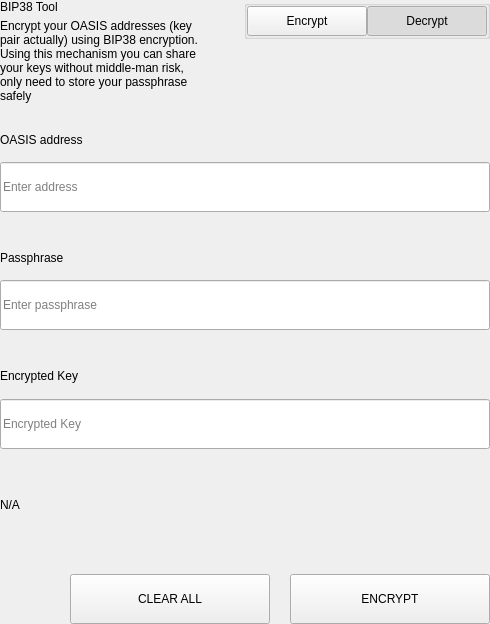
<?xml version="1.0" encoding="UTF-8"?>
<ui version="4.0">
 <class>SettingsBitToolWidget</class>
 <widget class="QWidget" name="SettingsBitToolWidget">
  <property name="geometry">
   <rect>
    <x>0</x>
    <y>0</y>
    <width>490</width>
    <height>624</height>
   </rect>
  </property>
  <property name="windowTitle">
   <string notr="true">N/A</string>
  </property>
  <layout class="QVBoxLayout" name="verticalLayout">
   <property name="spacing">
    <number>0</number>
   </property>
   <property name="leftMargin">
    <number>0</number>
   </property>
   <property name="topMargin">
    <number>0</number>
   </property>
   <property name="rightMargin">
    <number>0</number>
   </property>
   <property name="bottomMargin">
    <number>0</number>
   </property>
   <item>
    <widget class="QWidget" name="left" native="true">
     <layout class="QVBoxLayout" name="verticalLayout_3">
      <property name="leftMargin">
       <number>0</number>
      </property>
      <property name="topMargin">
       <number>0</number>
      </property>
      <property name="rightMargin">
       <number>0</number>
      </property>
      <property name="bottomMargin">
       <number>0</number>
      </property>
      <item>
       <layout class="QVBoxLayout" name="verticalLayout_2">
        <property name="spacing">
         <number>0</number>
        </property>
        <item>
         <layout class="QHBoxLayout" name="horizontalLayout_3" stretch="3,1">
          <property name="spacing">
           <number>40</number>
          </property>
          <item>
           <layout class="QVBoxLayout" name="verticalLayoutTitle">
            <property name="spacing">
             <number>5</number>
            </property>
            <item>
             <widget class="QLabel" name="labelTitle">
              <property name="text">
               <string>BIP38 Tool</string>
              </property>
             </widget>
            </item>
            <item>
             <widget class="QLabel" name="labelSubtitle1">
              <property name="text">
               <string>Encrypt your OASIS addresses (key pair actually) using BIP38 encryption.
Using this mechanism you can share your keys without middle-man risk, only need to store your passphrase safely</string>
              </property>
              <property name="wordWrap">
               <bool>true</bool>
              </property>
             </widget>
            </item>
           </layout>
          </item>
          <item alignment="Qt::AlignTop">
           <widget class="QGroupBox" name="groupBox">
            <property name="title">
             <string/>
            </property>
            <property name="alignment">
             <set>Qt::AlignLeading|Qt::AlignLeft|Qt::AlignTop</set>
            </property>
            <layout class="QHBoxLayout" name="horizontalLayout_4">
             <property name="spacing">
              <number>0</number>
             </property>
             <property name="leftMargin">
              <number>0</number>
             </property>
             <property name="topMargin">
              <number>0</number>
             </property>
             <property name="rightMargin">
              <number>0</number>
             </property>
             <property name="bottomMargin">
              <number>0</number>
             </property>
             <item>
              <spacer name="horizontalSpacer">
               <property name="orientation">
                <enum>Qt::Horizontal</enum>
               </property>
               <property name="sizeHint" stdset="0">
                <size>
                 <width>40</width>
                 <height>20</height>
                </size>
               </property>
              </spacer>
             </item>
             <item>
              <widget class="QPushButton" name="pushLeft">
               <property name="minimumSize">
                <size>
                 <width>120</width>
                 <height>30</height>
                </size>
               </property>
               <property name="maximumSize">
                <size>
                 <width>120</width>
                 <height>30</height>
                </size>
               </property>
               <property name="focusPolicy">
                <enum>Qt::NoFocus</enum>
               </property>
               <property name="text">
                <string>Encrypt</string>
               </property>
               <property name="checkable">
                <bool>true</bool>
               </property>
               <property name="autoExclusive">
                <bool>true</bool>
               </property>
              </widget>
             </item>
             <item>
              <widget class="QPushButton" name="pushRight">
               <property name="minimumSize">
                <size>
                 <width>120</width>
                 <height>30</height>
                </size>
               </property>
               <property name="maximumSize">
                <size>
                 <width>120</width>
                 <height>30</height>
                </size>
               </property>
               <property name="focusPolicy">
                <enum>Qt::NoFocus</enum>
               </property>
               <property name="text">
                <string>Decrypt</string>
               </property>
               <property name="checkable">
                <bool>true</bool>
               </property>
               <property name="checked">
                <bool>true</bool>
               </property>
               <property name="autoExclusive">
                <bool>true</bool>
               </property>
              </widget>
             </item>
            </layout>
           </widget>
          </item>
         </layout>
        </item>
        <item>
         <widget class="QStackedWidget" name="stackedWidget">
          <property name="currentIndex">
           <number>1</number>
          </property>
          <widget class="QWidget" name="pageDecrypt">
           <layout class="QVBoxLayout" name="verticalLayout_5">
            <property name="spacing">
             <number>0</number>
            </property>
            <property name="leftMargin">
             <number>0</number>
            </property>
            <property name="topMargin">
             <number>0</number>
            </property>
            <property name="rightMargin">
             <number>0</number>
            </property>
            <property name="bottomMargin">
             <number>0</number>
            </property>
            <item>
             <widget class="QWidget" name="widget" native="true">
              <property name="minimumSize">
               <size>
                <width>0</width>
                <height>100</height>
               </size>
              </property>
              <layout class="QVBoxLayout" name="verticalLayout_4">
               <property name="spacing">
                <number>0</number>
               </property>
               <property name="leftMargin">
                <number>0</number>
               </property>
               <property name="topMargin">
                <number>0</number>
               </property>
               <property name="rightMargin">
                <number>0</number>
               </property>
               <property name="bottomMargin">
                <number>0</number>
               </property>
               <item>
                <spacer name="verticalSpacer_2">
                 <property name="orientation">
                  <enum>Qt::Vertical</enum>
                 </property>
                 <property name="sizeType">
                  <enum>QSizePolicy::Fixed</enum>
                 </property>
                 <property name="sizeHint" stdset="0">
                  <size>
                   <width>20</width>
                   <height>20</height>
                  </size>
                 </property>
                </spacer>
               </item>
               <item>
                <layout class="QHBoxLayout" name="horizontalLayout_6" stretch="2">
                 <property name="spacing">
                  <number>0</number>
                 </property>
                 <item>
                  <layout class="QVBoxLayout" name="verticalLayout_7">
                   <property name="spacing">
                    <number>9</number>
                   </property>
                   <item>
                    <widget class="QLabel" name="labelSubtitleKey">
                     <property name="minimumSize">
                      <size>
                       <width>0</width>
                       <height>20</height>
                      </size>
                     </property>
                     <property name="maximumSize">
                      <size>
                       <width>16777215</width>
                       <height>20</height>
                      </size>
                     </property>
                     <property name="text">
                      <string>Encrypted key</string>
                     </property>
                    </widget>
                   </item>
                   <item>
                    <widget class="QLineEdit" name="lineEditKey">
                     <property name="minimumSize">
                      <size>
                       <width>0</width>
                       <height>50</height>
                      </size>
                     </property>
                     <property name="maximumSize">
                      <size>
                       <width>16777215</width>
                       <height>50</height>
                      </size>
                     </property>
                     <property name="placeholderText">
                      <string>Enter a encrypted key</string>
                     </property>
                    </widget>
                   </item>
                  </layout>
                 </item>
                </layout>
               </item>
               <item>
                <spacer name="verticalSpacer_3">
                 <property name="orientation">
                  <enum>Qt::Vertical</enum>
                 </property>
                 <property name="sizeType">
                  <enum>QSizePolicy::Fixed</enum>
                 </property>
                 <property name="sizeHint" stdset="0">
                  <size>
                   <width>20</width>
                   <height>20</height>
                  </size>
                 </property>
                </spacer>
               </item>
               <item>
                <layout class="QVBoxLayout" name="verticalLayout_9">
                 <property name="spacing">
                  <number>9</number>
                 </property>
                 <item>
                  <widget class="QLabel" name="labelSubtitlePassphrase">
                   <property name="maximumSize">
                    <size>
                     <width>16777215</width>
                     <height>20</height>
                    </size>
                   </property>
                   <property name="text">
                    <string>Passphrase</string>
                   </property>
                  </widget>
                 </item>
                 <item>
                  <widget class="QLineEdit" name="lineEditPassphrase">
                   <property name="minimumSize">
                    <size>
                     <width>0</width>
                     <height>50</height>
                    </size>
                   </property>
                   <property name="maximumSize">
                    <size>
                     <width>16777215</width>
                     <height>50</height>
                    </size>
                   </property>
                   <property name="placeholderText">
                    <string>Enter a passphrase</string>
                   </property>
                  </widget>
                 </item>
                </layout>
               </item>
               <item>
                <spacer name="verticalSpacer_4">
                 <property name="orientation">
                  <enum>Qt::Vertical</enum>
                 </property>
                 <property name="sizeType">
                  <enum>QSizePolicy::Fixed</enum>
                 </property>
                 <property name="sizeHint" stdset="0">
                  <size>
                   <width>20</width>
                   <height>20</height>
                  </size>
                 </property>
                </spacer>
               </item>
               <item>
                <widget class="QWidget" name="widget_3" native="true">
                 <property name="sizePolicy">
                  <sizepolicy hsizetype="Preferred" vsizetype="Fixed">
                   <horstretch>0</horstretch>
                   <verstretch>0</verstretch>
                  </sizepolicy>
                 </property>
                 <layout class="QVBoxLayout" name="verticalLayout_10">
                  <property name="spacing">
                   <number>9</number>
                  </property>
                  <property name="leftMargin">
                   <number>0</number>
                  </property>
                  <property name="topMargin">
                   <number>0</number>
                  </property>
                  <property name="rightMargin">
                   <number>0</number>
                  </property>
                  <property name="bottomMargin">
                   <number>0</number>
                  </property>
                  <item>
                   <widget class="QLabel" name="labelSubtitleDecryptResult">
                    <property name="minimumSize">
                     <size>
                      <width>0</width>
                      <height>20</height>
                     </size>
                    </property>
                    <property name="maximumSize">
                     <size>
                      <width>16777215</width>
                      <height>20</height>
                     </size>
                    </property>
                    <property name="text">
                     <string>Decrypted address result</string>
                    </property>
                   </widget>
                  </item>
                  <item>
                   <widget class="QWidget" name="widget_4" native="true">
                    <layout class="QHBoxLayout" name="horizontalLayout" stretch="6,0,1">
                     <property name="spacing">
                      <number>0</number>
                     </property>
                     <property name="leftMargin">
                      <number>0</number>
                     </property>
                     <property name="topMargin">
                      <number>0</number>
                     </property>
                     <property name="rightMargin">
                      <number>0</number>
                     </property>
                     <property name="bottomMargin">
                      <number>0</number>
                     </property>
                     <item alignment="Qt::AlignVCenter">
                      <widget class="QLineEdit" name="lineEditDecryptResult">
                       <property name="minimumSize">
                        <size>
                         <width>0</width>
                         <height>50</height>
                        </size>
                       </property>
                       <property name="maximumSize">
                        <size>
                         <width>16777215</width>
                         <height>50</height>
                        </size>
                       </property>
                       <property name="placeholderText">
                        <string>Decrypted Address</string>
                       </property>
                      </widget>
                     </item>
                     <item>
                      <spacer name="horizontalSpacer_4">
                       <property name="orientation">
                        <enum>Qt::Horizontal</enum>
                       </property>
                       <property name="sizeType">
                        <enum>QSizePolicy::Fixed</enum>
                       </property>
                       <property name="sizeHint" stdset="0">
                        <size>
                         <width>20</width>
                         <height>50</height>
                        </size>
                       </property>
                      </spacer>
                     </item>
                     <item>
                      <widget class="QPushButton" name="pushButtonImport">
                       <property name="minimumSize">
                        <size>
                         <width>140</width>
                         <height>40</height>
                        </size>
                       </property>
                       <property name="text">
                        <string>Import Address</string>
                       </property>
                      </widget>
                     </item>
                    </layout>
                   </widget>
                  </item>
                 </layout>
                </widget>
               </item>
               <item>
                <widget class="QLabel" name="statusLabel_DEC">
                 <property name="maximumSize">
                  <size>
                   <width>16777215</width>
                   <height>40</height>
                  </size>
                 </property>
                 <property name="text">
                  <string/>
                 </property>
                </widget>
               </item>
               <item>
                <spacer name="verticalSpacer">
                 <property name="orientation">
                  <enum>Qt::Vertical</enum>
                 </property>
                 <property name="sizeType">
                  <enum>QSizePolicy::Preferred</enum>
                 </property>
                 <property name="sizeHint" stdset="0">
                  <size>
                   <width>20</width>
                   <height>20</height>
                  </size>
                 </property>
                </spacer>
               </item>
               <item>
                <layout class="QHBoxLayout" name="horizontalLayout_7">
                 <property name="spacing">
                  <number>0</number>
                 </property>
                 <item>
                  <spacer name="horizontalSpacer_5">
                   <property name="orientation">
                    <enum>Qt::Horizontal</enum>
                   </property>
                   <property name="sizeType">
                    <enum>QSizePolicy::Expanding</enum>
                   </property>
                   <property name="sizeHint" stdset="0">
                    <size>
                     <width>40</width>
                     <height>20</height>
                    </size>
                   </property>
                  </spacer>
                 </item>
                 <item>
                  <widget class="QPushButton" name="pushButtonDecryptClear">
                   <property name="minimumSize">
                    <size>
                     <width>200</width>
                     <height>50</height>
                    </size>
                   </property>
                   <property name="maximumSize">
                    <size>
                     <width>200</width>
                     <height>50</height>
                    </size>
                   </property>
                   <property name="text">
                    <string>CLEAR</string>
                   </property>
                  </widget>
                 </item>
                 <item>
                  <spacer name="horizontalSpacer_3">
                   <property name="orientation">
                    <enum>Qt::Horizontal</enum>
                   </property>
                   <property name="sizeType">
                    <enum>QSizePolicy::Fixed</enum>
                   </property>
                   <property name="sizeHint" stdset="0">
                    <size>
                     <width>20</width>
                     <height>20</height>
                    </size>
                   </property>
                  </spacer>
                 </item>
                 <item>
                  <widget class="QPushButton" name="pushButtonDecrypt">
                   <property name="minimumSize">
                    <size>
                     <width>200</width>
                     <height>50</height>
                    </size>
                   </property>
                   <property name="maximumSize">
                    <size>
                     <width>200</width>
                     <height>50</height>
                    </size>
                   </property>
                   <property name="text">
                    <string>DECRYPT KEY</string>
                   </property>
                  </widget>
                 </item>
                </layout>
               </item>
              </layout>
             </widget>
            </item>
           </layout>
          </widget>
          <widget class="QWidget" name="pageEncrypt">
           <layout class="QVBoxLayout" name="verticalLayout_11">
            <property name="spacing">
             <number>0</number>
            </property>
            <property name="leftMargin">
             <number>0</number>
            </property>
            <property name="topMargin">
             <number>0</number>
            </property>
            <property name="rightMargin">
             <number>0</number>
            </property>
            <property name="bottomMargin">
             <number>0</number>
            </property>
            <item>
             <spacer name="verticalSpacer_8">
              <property name="orientation">
               <enum>Qt::Vertical</enum>
              </property>
              <property name="sizeType">
               <enum>QSizePolicy::Fixed</enum>
              </property>
              <property name="sizeHint" stdset="0">
               <size>
                <width>20</width>
                <height>20</height>
               </size>
              </property>
             </spacer>
            </item>
            <item>
             <widget class="QWidget" name="containerAddressEnc" native="true">
              <layout class="QVBoxLayout" name="containerAddressEncLayout">
               <property name="spacing">
                <number>5</number>
               </property>
               <property name="leftMargin">
                <number>0</number>
               </property>
               <property name="topMargin">
                <number>0</number>
               </property>
               <property name="rightMargin">
                <number>0</number>
               </property>
               <property name="bottomMargin">
                <number>0</number>
               </property>
               <item>
                <widget class="QLabel" name="labelSubtitleAddress">
                 <property name="minimumSize">
                  <size>
                   <width>0</width>
                   <height>20</height>
                  </size>
                 </property>
                 <property name="maximumSize">
                  <size>
                   <width>16777215</width>
                   <height>20</height>
                  </size>
                 </property>
                 <property name="text">
                  <string>OASIS address</string>
                 </property>
                </widget>
               </item>
               <item>
                <widget class="QLineEdit" name="addressIn_ENC">
                 <property name="minimumSize">
                  <size>
                   <width>0</width>
                   <height>50</height>
                  </size>
                 </property>
                 <property name="placeholderText">
                  <string>Enter address</string>
                 </property>
                </widget>
               </item>
              </layout>
             </widget>
            </item>
            <item>
             <spacer name="verticalSpacer_6">
              <property name="orientation">
               <enum>Qt::Vertical</enum>
              </property>
              <property name="sizeType">
               <enum>QSizePolicy::Fixed</enum>
              </property>
              <property name="sizeHint" stdset="0">
               <size>
                <width>20</width>
                <height>20</height>
               </size>
              </property>
             </spacer>
            </item>
            <item>
             <widget class="QWidget" name="containerAddress" native="true">
              <layout class="QHBoxLayout" name="horizontalLayout_9" stretch="2">
               <property name="spacing">
                <number>0</number>
               </property>
               <property name="leftMargin">
                <number>0</number>
               </property>
               <property name="topMargin">
                <number>0</number>
               </property>
               <property name="rightMargin">
                <number>0</number>
               </property>
               <property name="bottomMargin">
                <number>0</number>
               </property>
               <item>
                <layout class="QVBoxLayout" name="verticalLayout_8">
                 <property name="spacing">
                  <number>5</number>
                 </property>
                 <item>
                  <widget class="QLabel" name="labelSubtitleMessage">
                   <property name="minimumSize">
                    <size>
                     <width>0</width>
                     <height>20</height>
                    </size>
                   </property>
                   <property name="maximumSize">
                    <size>
                     <width>16777215</width>
                     <height>20</height>
                    </size>
                   </property>
                   <property name="text">
                    <string>Passphrase</string>
                   </property>
                  </widget>
                 </item>
                 <item>
                  <widget class="QLineEdit" name="passphraseIn_ENC">
                   <property name="minimumSize">
                    <size>
                     <width>0</width>
                     <height>50</height>
                    </size>
                   </property>
                   <property name="maximumSize">
                    <size>
                     <width>16777215</width>
                     <height>50</height>
                    </size>
                   </property>
                   <property name="placeholderText">
                    <string>Enter passphrase</string>
                   </property>
                  </widget>
                 </item>
                </layout>
               </item>
              </layout>
             </widget>
            </item>
            <item>
             <spacer name="verticalSpacer_7">
              <property name="orientation">
               <enum>Qt::Vertical</enum>
              </property>
              <property name="sizeType">
               <enum>QSizePolicy::Fixed</enum>
              </property>
              <property name="sizeHint" stdset="0">
               <size>
                <width>20</width>
                <height>20</height>
               </size>
              </property>
             </spacer>
            </item>
            <item>
             <widget class="QWidget" name="widget_2" native="true">
              <property name="minimumSize">
               <size>
                <width>0</width>
                <height>75</height>
               </size>
              </property>
              <property name="maximumSize">
               <size>
                <width>16777215</width>
                <height>16777215</height>
               </size>
              </property>
              <layout class="QVBoxLayout" name="verticalLayout_6">
               <property name="leftMargin">
                <number>0</number>
               </property>
               <property name="topMargin">
                <number>0</number>
               </property>
               <property name="rightMargin">
                <number>0</number>
               </property>
               <property name="bottomMargin">
                <number>0</number>
               </property>
               <item>
                <widget class="QLabel" name="labelSubtitleEncryptedKey">
                 <property name="minimumSize">
                  <size>
                   <width>0</width>
                   <height>20</height>
                  </size>
                 </property>
                 <property name="maximumSize">
                  <size>
                   <width>16777215</width>
                   <height>20</height>
                  </size>
                 </property>
                 <property name="text">
                  <string>Encrypted Key</string>
                 </property>
                </widget>
               </item>
               <item>
                <widget class="QLineEdit" name="encryptedKeyOut_ENC">
                 <property name="minimumSize">
                  <size>
                   <width>0</width>
                   <height>50</height>
                  </size>
                 </property>
                 <property name="placeholderText">
                  <string>Encrypted Key</string>
                 </property>
                </widget>
               </item>
              </layout>
             </widget>
            </item>
            <item>
             <widget class="QLabel" name="statusLabel_ENC">
              <property name="text">
               <string notr="true">N/A</string>
              </property>
             </widget>
            </item>
            <item>
             <spacer name="verticalSpacer_5">
              <property name="orientation">
               <enum>Qt::Vertical</enum>
              </property>
              <property name="sizeType">
               <enum>QSizePolicy::Fixed</enum>
              </property>
              <property name="sizeHint" stdset="0">
               <size>
                <width>20</width>
                <height>20</height>
               </size>
              </property>
             </spacer>
            </item>
            <item>
             <layout class="QHBoxLayout" name="horizontalLayout_8">
              <property name="spacing">
               <number>0</number>
              </property>
              <item>
               <spacer name="horizontalSpacer_6">
                <property name="orientation">
                 <enum>Qt::Horizontal</enum>
                </property>
                <property name="sizeType">
                 <enum>QSizePolicy::Expanding</enum>
                </property>
                <property name="sizeHint" stdset="0">
                 <size>
                  <width>40</width>
                  <height>20</height>
                 </size>
                </property>
               </spacer>
              </item>
              <item>
               <widget class="QPushButton" name="pushButtonClear">
                <property name="minimumSize">
                 <size>
                  <width>200</width>
                  <height>50</height>
                 </size>
                </property>
                <property name="focusPolicy">
                 <enum>Qt::NoFocus</enum>
                </property>
                <property name="text">
                 <string>CLEAR ALL</string>
                </property>
               </widget>
              </item>
              <item>
               <spacer name="horizontalSpacer_2">
                <property name="orientation">
                 <enum>Qt::Horizontal</enum>
                </property>
                <property name="sizeType">
                 <enum>QSizePolicy::Fixed</enum>
                </property>
                <property name="sizeHint" stdset="0">
                 <size>
                  <width>20</width>
                  <height>20</height>
                 </size>
                </property>
               </spacer>
              </item>
              <item>
               <widget class="QPushButton" name="pushButtonEncrypt">
                <property name="minimumSize">
                 <size>
                  <width>200</width>
                  <height>50</height>
                 </size>
                </property>
                <property name="maximumSize">
                 <size>
                  <width>200</width>
                  <height>50</height>
                 </size>
                </property>
                <property name="focusPolicy">
                 <enum>Qt::NoFocus</enum>
                </property>
                <property name="text">
                 <string>ENCRYPT</string>
                </property>
               </widget>
              </item>
             </layout>
            </item>
           </layout>
          </widget>
         </widget>
        </item>
       </layout>
      </item>
     </layout>
    </widget>
   </item>
  </layout>
 </widget>
 <resources/>
 <connections/>
</ui>
